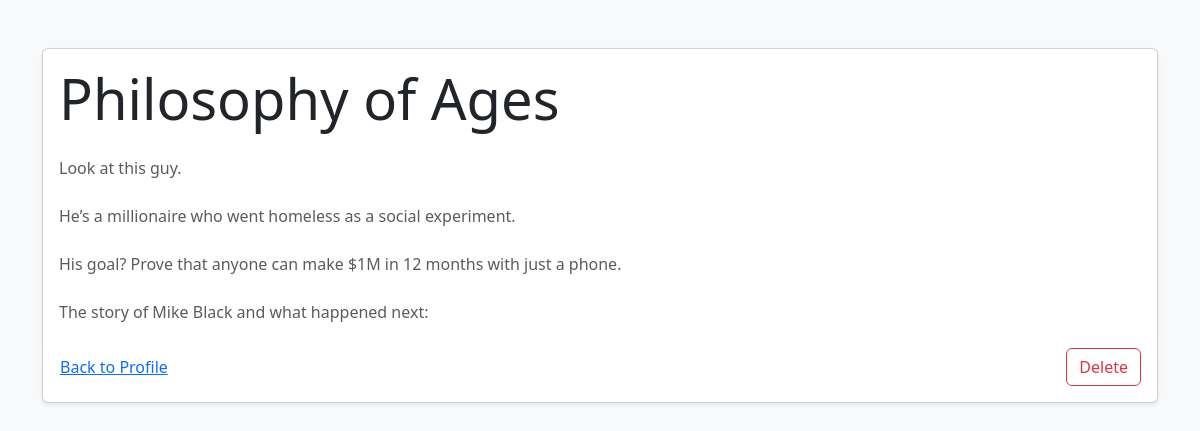
The page /accounts/post_detail/21/ (signed in) on the database its author committed.
### accounts/models.py (models this page shows, shortened)
class Post(models.Model):
    title = models.CharField(max_length=200)
    text = models.TextField()
    user = models.ForeignKey(User, on_delete=models.CASCADE)
    created_at = models.DateTimeField(default=datetime.now)

### accounts/views.py (the view)
# urls.py: path('post_detail/<int:id>/', load_post, name='post_detail'),
@login_required
def load_post(request, id):
    post = get_object_or_404(Post,id=id)
    return render(request, 'accounts/post.html', {'post': post})

### accounts/templates/accounts/post.html (shortened to what this page needs)
{% load static %}
<!doctype html>
<html lang="en">
    <head>
        <link
            href="https://cdn.jsdelivr.net/npm/bootstrap@5.3.0-alpha1/dist/css/bootstrap.min.css"
            rel="stylesheet"
        />
    </head>
    <body class="bg-light">
        <div class="container mt-5">
            <div class="card shadow-sm">
                <div class="card-body">
                    <h1 class="card-title display-4 text-dark mb-4">
                        {{ post.title }}
                    </h1>
                    <p class="card-text text-muted mb-4">
                        {{ post.text|linebreaksbr }}
                    </p>
                    <div class="d-flex justify-content-between">
                        <a
                            href="{% url 'profile' %}"
                            class="btn btn-link text-primary ms-0 ps-0"
                        >
                             Back to
                            Profile
                        </a>
                        <a
                            href="{% url 'delete_post' post.id %}"
                            class="btn btn-outline-danger"
                        >
                             Delete
                        </a>
                    </div>
                </div>
            </div>
        </div>
    </body>
</html>

### rows shown on the page
Post: title "Philosophy of Ages", text "Look at this guy. He’s a millionaire who went homeless as a social experiment. His goal? Prove that anyone can make $1M in 12 months with just a phone. The story of Mike Black and what happened next:"
